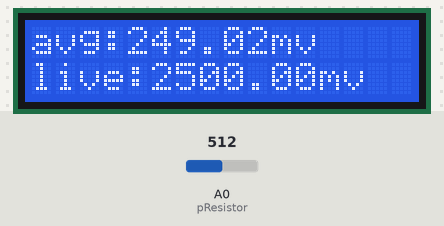
Bench run of a sketch on a simulated Arduino Uno, built with avr-gcc and run on an emulated ATmega328P. On the bench: 16×2 character LCD. The test bench sets the inputs (shaded band); at power-on: A0 (pResistor) = 512. What the sketch prints to the serial monitor is not drawn.

Above: at 2.6 s.
2.7 s: A0 (pResistor) set to 213
At 5.1 s:
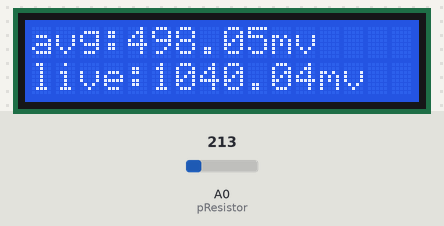
6.8 s: A0 (pResistor) set to 188
At 8.5 s:
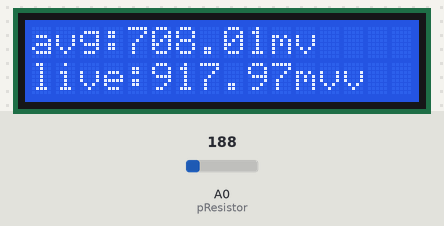
10.9 s: A0 (pResistor) set to 23
At 13.1 s:
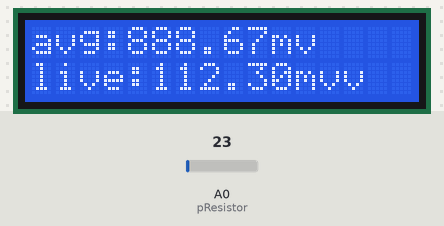
15.0 s: A0 (pResistor) set to 18
At 16.5 s:
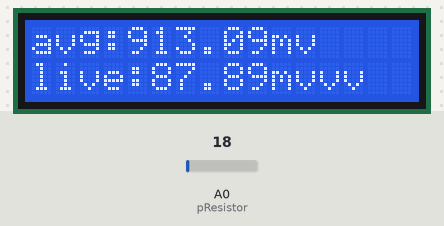
19.1 s: A0 (pResistor) set to 0
At 21.1 s:
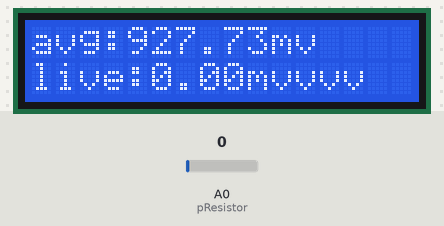
Timing chart, 0 to 22.6 s (numbered marks = the images above; inputs shaded):
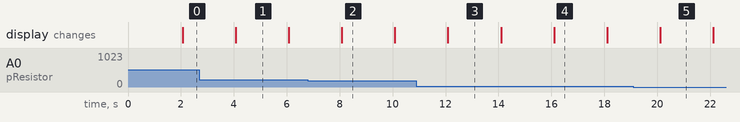

The sketch:

main.ino
```cpp
//Packages
#include <LiquidCrystal.h>

// Constants
LiquidCrystal lcd(12,11,5,4,3,2);
const int pResistor = A0;
float voltage;
int reading;
float livereadVolt;

//smoothing vars

const int numReadings = 10;
int readings[numReadings];      // the readings from the analog input
int readIndex = 0;              // the index of the current reading
int total = 0;                  // the running total
int average = 0;                // the average

int liveread;

void setup() {
  Serial.begin(9600);
  lcd.begin(16,2);
  pinMode(pResistor, INPUT);
  for (int thisReading = 0; thisReading < numReadings; thisReading++) {
    readings[thisReading] = 0;
  }

}

void smoothing(){
//SMOOTHING
   // subtract the last reading:
  total = total - readings[readIndex];
  // read from the sensor:
  readings[readIndex] = analogRead(pResistor);
  // add the reading to the total:
  total = total + readings[readIndex];
  // advance to the next position in the array:
  readIndex = readIndex + 1;

  // if we're at the end of the array...
  if (readIndex >= numReadings) {
    // ...wrap around to the beginning:
    readIndex = 0;
  }
  delay(1000);
}

void loop() {
  smoothing();
  // calculate the average:
  average = total / numReadings;

  voltage = average * (5000.0 / 1024.0);
  String mvStr = "mv";
  String liveStr = "live:";
  String avgStr = "avg:";
  delay(1000);

  liveread = analogRead(pResistor);
  livereadVolt = liveread * (5000.0 / 1024.0);


  lcd.setCursor(0, 0);
  lcd.print(avgStr + voltage + mvStr);
  lcd.setCursor(0, 1);
  lcd.print(liveStr + livereadVolt + mvStr);

  Serial.println(voltage);
  Serial.println(livereadVolt + liveStr);


}
```

Measured:
- the behaviour switches between 205 and 204 on A0 (pResistor) (found by bisection; images 1 and 2)
- the behaviour switches between 21 and 20 on A0 (pResistor) (found by bisection; images 3 and 4)
- after the input at 6.8 s, the display: changes after 1.3 s (image 2)
- after the input at 15.0 s, the display: changes after 1.1 s (image 4)
- after the input at 19.1 s, the display: changes after 1.0 s (image 5)
- what the display in image 1 shows lasts 2.0 s, from 4.1 s to 6.1 s
